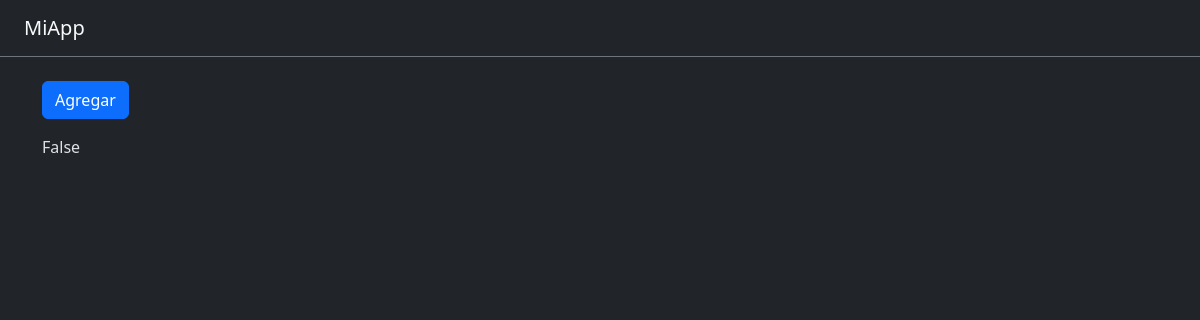
The app's page /articulo/, older data.
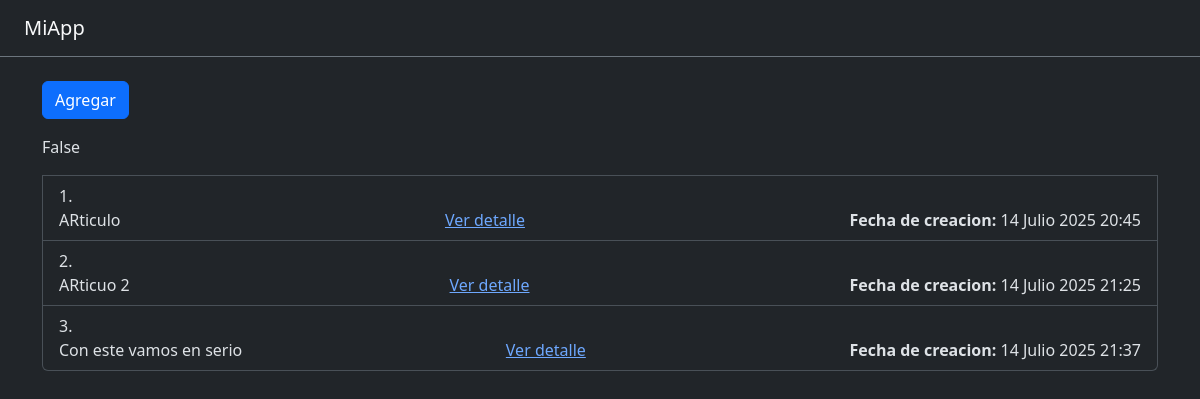
The same page, newer data.
### app/articulo/models.py (models this page shows, shortened)
class Articulo(models.Model):
    titulo = models.CharField(max_length=80)
    subtitulo = models.CharField(max_length=140)
    contenido = models.TextField()
    fecha_creacion = models.DateTimeField(auto_now_add=True)
    esta_habilitado = models.BooleanField(default=True)
    imagen_principal = models.ImageField(upload_to='articulos/imagenes', null=True, blank=True) # Instalar desde PIP la libreria PILLOW
    categoria = models.ForeignKey(Categoria, on_delete=models.SET_NULL, null=True)
    creado_por = models.ForeignKey(Usuario, on_delete=models.CASCADE, null=True)

### app/articulo/views.py (the view)
# urls.py: path('', ArticuloVistaVerTodos.as_view() , name='lista'),
class ArticuloVistaVerTodos(ListView):
    model = Articulo
    context_object_name = 'articulos'
    template_name = 'articulo/ver-todos.html'

### templates/articulo/ver-todos.html (shortened to what this page needs)
{% extends '../master.html' %}
{% block contenido %}
{% if user.rol != 'lector' or user.is_superuser %}
<a class="btn btn-primary mb-3" href="{% url 'articulo:crear' %}">
    Agregar
</a>
{% endif %}
<ol class="list-group list-group-numbered">
    <p> {{ user.is_staff }}</p>
    {% for articulo in articulos %}
        {% if articulo.esta_habilitado or user.is_staff %}
            <li class="list-group-item">
                <div class="d-flex justify-content-between w-100">
                    <div>{{ articulo.titulo }}</div>
                    <div><a href="{% url 'articulo:detalle' pk=articulo.id %}">Ver detalle</a></div>
                    <div><strong>Fecha de creacion:</strong> {{ articulo.fecha_creacion }}</div>
                </div>
            </li>
        {% endif %}
    {% endfor %}
</ol>
{% endblock %}

### templates/master.html (shortened to what this page needs)
{% load static %}
<!DOCTYPE html>
<html lang="es" data-bs-theme="dark">
<head>
    <link rel="stylesheet" href="{% static 'personalizado.css' %}">
    <link href="https://cdn.jsdelivr.net/npm/bootstrap@5.3.3/dist/css/bootstrap.min.css" rel="stylesheet">
</head>
<body>
    {% include "navbar.html" %}
    <div class="container my-4">
        {% block contenido %}
        {% endblock %}
    </div>
</body>
</html>

### templates/navbar.html (shortened to what this page needs)
    <nav class="navbar navbar-expand-lg bg-dark border-bottom border-secondary px-4">
        <a class="navbar-brand text-light" href="#">MiApp</a>
    </nav>

Row changes from the older to the newer data that the page shows:
added Articulo: titulo "ARticulo", fecha_creacion "14 Julio 2025 20:45"
added Articulo: titulo "ARticuo 2", fecha_creacion "14 Julio 2025 21:25"
added Articulo: titulo "Con este vamos en serio", fecha_creacion "14 Julio 2025 21:37"
